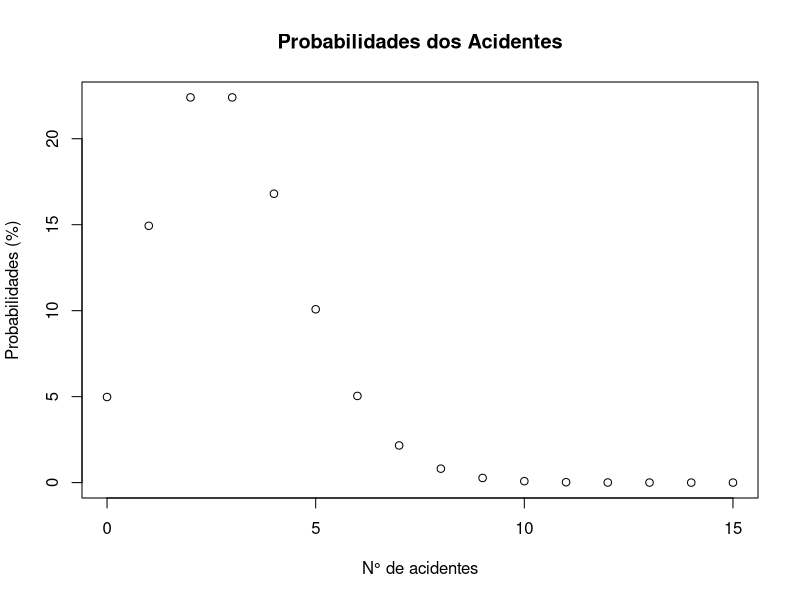

This chart was generated by the following R code:
x <- 4
lambda <- 3

# a)
dpois(x, lambda)

# b)
acidentes <- 0:15
poisson <- dpois(acidentes, lambda) * 100

plot(acidentes, poisson,
     xlab = "N° de acidentes", ylab = "Probabilidades (%)",
     main = "Probabilidades dos Acidentes")
